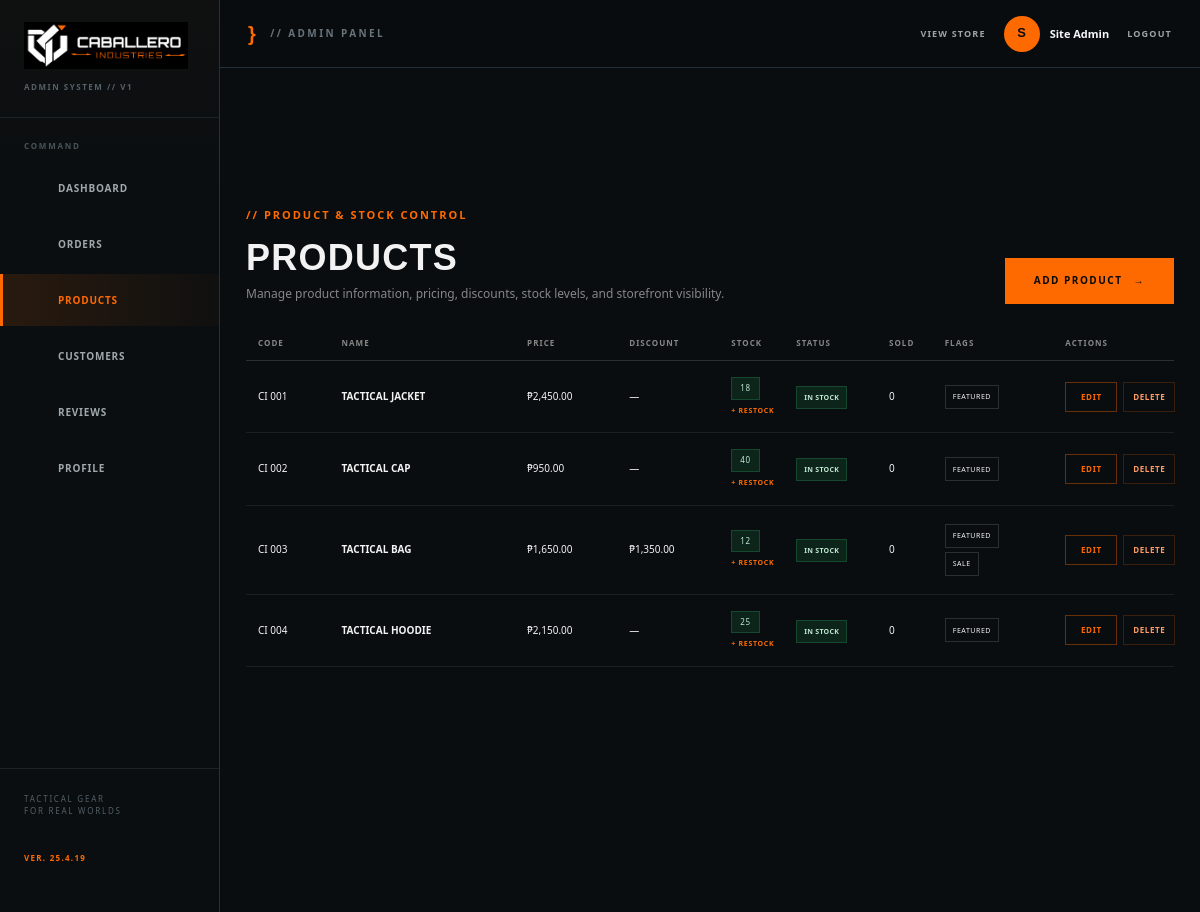
/admin/products.php (signed in), run on the app's committed database.
### tables this page shows
CREATE TABLE IF NOT EXISTS products (
    id             INT AUTO_INCREMENT PRIMARY KEY,
    product_code   VARCHAR(20) NOT NULL UNIQUE,
    name           VARCHAR(150) NOT NULL,
    description    TEXT NULL,
    price          DECIMAL(10,2) NOT NULL,
    discount_price DECIMAL(10,2) NULL,
    quantity       INT UNSIGNED NOT NULL DEFAULT 0,
    image          VARCHAR(255) NOT NULL,
    is_featured    TINYINT(1) NOT NULL DEFAULT 0,
    is_popular     TINYINT(1) NOT NULL DEFAULT 0,
    created_at     TIMESTAMP NOT NULL DEFAULT CURRENT_TIMESTAMP
);

### controllers/ProductController.php (called while the page is built, shortened)
<?php
class ProductController {
    private PDO $conn;
    public function __construct(PDO $conn) {
        $this->conn = $conn;
    }
    public function getAllAdmin(): array {
        $sql = "
            SELECT
                p.*,
                COALESCE(
                    SUM(
                        CASE
                            WHEN o.status = 'completed' THEN oi.quantity
                            ELSE 0
                        END
                    ),
                    0
                ) AS units_sold
            FROM products p
            LEFT JOIN order_items oi ON oi.product_id = p.id
            LEFT JOIN orders o ON o.id = oi.order_id
            GROUP BY p.id
            ORDER BY p.created_at DESC
        ";
        $stmt = $this->conn->prepare($sql);
        $stmt->execute();
        return $stmt->fetchAll();
    }
}

### helpers/helpers.php (called while the page is built, shortened)
<?php
function safe_output($text) {
    return htmlspecialchars((string) $text, ENT_QUOTES, 'UTF-8');
}
function format_price($amount) {
    return '&#8369;' . number_format((float) $amount, 2);
}
?>

### admin/products.php (the view, shortened to what this page needs)
<?php
require_once __DIR__ . '/../database/db.php';
require_once __DIR__ . '/../helpers/helpers.php';
require_once __DIR__ . '/../controllers/ProductController.php';
$productController = new ProductController($conn);
$products = $productController->getAllAdmin();
require __DIR__ . '/../includes/header.php';
?>
<section class="dashboard-shell">
    <div class="container">
            <div class="dashboard-heading">
                <div>
                    <p class="tech-label">// PRODUCT & STOCK CONTROL</p>
                    <h1 class="section-heading">PRODUCTS</h1>
                    <p class="dashboard-subtext">
                        Manage product information, pricing, discounts, stock levels, and storefront visibility.
                    </p>
                </div>
                <a href="add-products.php" class="btn btn-primary">
                    ADD PRODUCT <span class="arrow">→</span>
                </a>
            </div>
        <?php require __DIR__ . '/../includes/admin-nav.php'; ?>
            <div class="dashboard-table-wrap admin-products-table-wrap">
                <table class="dashboard-table admin-products-table">
                    <thead>
                        <tr>
                            <th>CODE</th>
                            <th>NAME</th>
                            <th>PRICE</th>
                            <th>DISCOUNT</th>
                            <th>STOCK</th>
                            <th>STATUS</th>
                            <th>SOLD</th>
                            <th>FLAGS</th>
                            <th>ACTIONS</th>
                        </tr>
                    </thead>
                    <tbody>
                        <?php foreach ($products as $product): ?>
                            <?php
                            $stock = (int) $product['quantity'];
                            $units_sold = (int) $product['units_sold'];
                            if ($stock === 0) {
                                $stock_class = 'stock-zero';
                                $stock_status = 'OUT OF STOCK';
                            } elseif ($stock <= 5) {
                                $stock_class = 'stock-low';
                                $stock_status = 'LOW STOCK';
                            } else {
                                $stock_class = 'stock-ok';
                                $stock_status = 'IN STOCK';
                            }
                            ?>
                            <tr>
                                <td><?php echo safe_output($product['product_code']); ?></td>
                                <td><?php echo safe_output($product['name']); ?></td>
                                <td><?php echo format_price($product['price']); ?></td>
                                <td>
                                    <?php echo $product['discount_price']
                                        ? format_price($product['discount_price'])
                                        : '—'; ?>
                                </td>
                                <td>
                                    <div class="product-stock-control">
                                        <span class="stock-pill <?php echo $stock_class; ?>">
                                            <?php echo $stock; ?>
                                        </span>
                                        <a href="restock-product.php?id=<?php echo (int) $product['id']; ?>">+ RESTOCK</a>
                                    </div>
                                </td>
                                <td>
                                    <span class="admin-stock-badge <?php echo $stock_class; ?>">
                                        <?php echo $stock_status; ?>
                                    </span>
                                </td>
                                <td><?php echo $units_sold; ?></td>
                                <td>
                                    <?php if ($product['is_featured']): ?>
                                        <span class="flag-pill">FEATURED</span>
                                    <?php endif; ?>
                                    <?php if ($product['discount_price']): ?>
                                        <span class="flag-pill">SALE</span>
                                    <?php endif; ?>
                                </td>
                                <td class="admin-actions">
                                    <div class="admin-action-group">
                                        <a
                                            href="edit-product.php?id=<?php echo (int) $product['id']; ?>"
                                            class="admin-action-link admin-action-edit"
                                        >
                                            EDIT
                                        </a>
                                        <form
                                            method="post"
                                            action="delete-product.php"
                                            class="admin-delete-form"
                                            onsubmit="return confirm('Delete this product?');"
                                        >
                                            <button class="admin-action-link admin-action-delete">
                                                DELETE
                                            </button>
                                        </form>
                                    </div>
                                </td>
                            </tr>
                        <?php endforeach; ?>
                    </tbody>
                </table>
            </div>
    </div>
</section>
<?php require __DIR__ . '/../includes/footer.php'; ?>

### data on the page
products: product_code "CI 001", name "TACTICAL JACKET", price "₱2,450.00", quantity "18", quantity "IN STOCK", units_sold "0", is_featured "FEATURED"
products: product_code "CI 002", name "TACTICAL CAP", price "₱950.00", quantity "40", quantity "IN STOCK", units_sold "0", is_featured "FEATURED"
products: product_code "CI 003", name "TACTICAL BAG", price "₱1,650.00", discount_price "₱1,350.00", quantity "12", quantity "IN STOCK", units_sold "0", is_featured "FEATURED", shows "SALE"
products: product_code "CI 004", name "TACTICAL HOODIE", price "₱2,150.00", quantity "25", quantity "IN STOCK", units_sold "0", is_featured "FEATURED"

### other printed values
substr($_SESSION['user_name'] ?? 'A', 0, 1) "S"
safe_output($_SESSION['user_name'] ?? 'Admin') "Site Admin"
$tab[0] "DASHBOARD"
$tab[0] "ORDERS"
$tab[0] "PRODUCTS"
$tab[0] "CUSTOMERS"
$tab[0] "REVIEWS"
$tab[0] "PROFILE"
